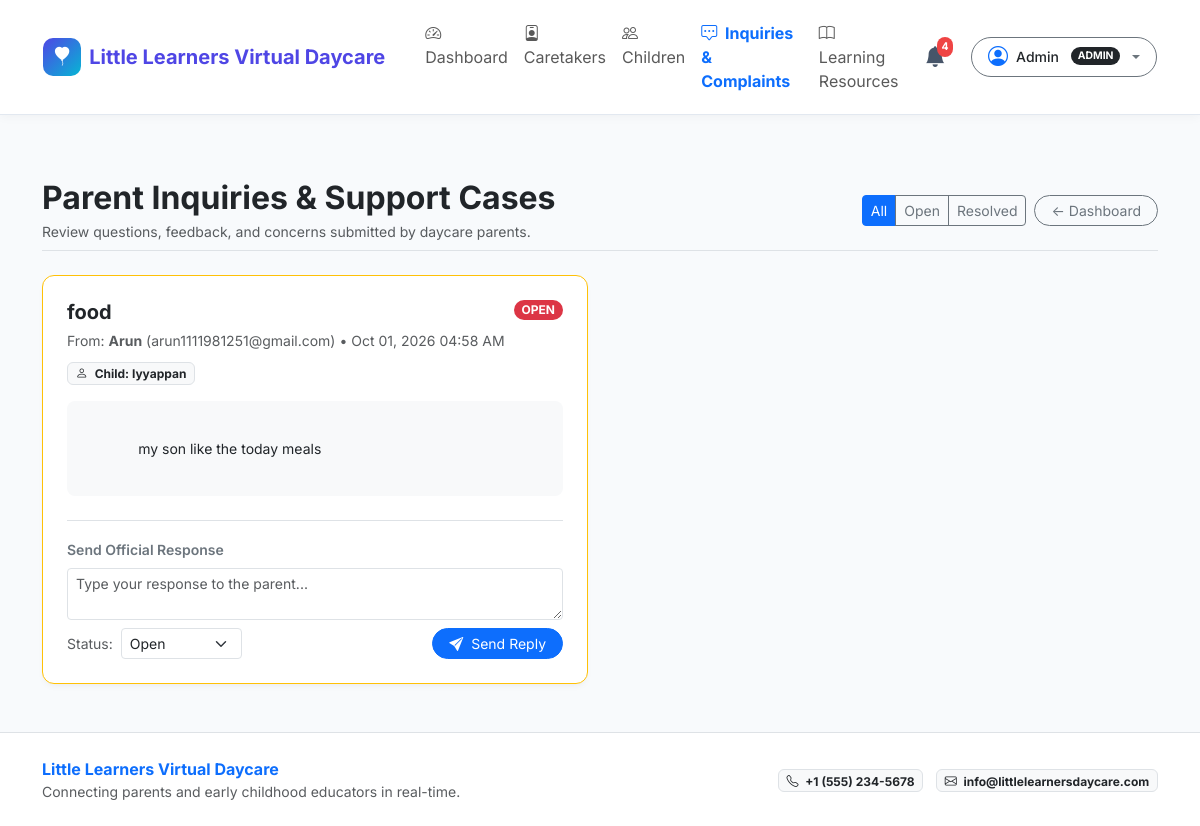
The page /admin/complaints (signed in) on the database its author committed.
### models/user.py (models this page shows, shortened)
class User(UserMixin, db.Model):
    __tablename__ = 'users'
    id = db.Column(db.Integer, primary_key=True)
    name = db.Column(db.String(120), nullable=False)
    email = db.Column(db.String(120), unique=True, nullable=False, index=True)
    password_hash = db.Column(db.String(256), nullable=False)
    role = db.Column(db.String(20), nullable=False, default='parent') # 'admin', 'caregiver', 'parent'
    phone = db.Column(db.String(30), nullable=True)
    created_at = db.Column(db.DateTime, default=datetime.utcnow)
    is_approved = db.Column(db.Boolean, default=True) # caregivers need admin approval
    reset_token = db.Column(db.String(100), nullable=True, index=True)
    reset_token_expiry = db.Column(db.DateTime, nullable=True)
    parent_children = db.relationship('Child', back_populates='parent', foreign_keys='Child.parent_id', lazy='dynamic')
    assigned_children = db.relationship('Child', back_populates='caregiver', foreign_keys='Child.caregiver_id', lazy='dynamic')
    activity_logs = db.relationship('ActivityLog', back_populates='author', lazy='dynamic')
    photos_uploaded = db.relationship('Photo', back_populates='uploader', lazy='dynamic')
    sent_messages = db.relationship('Message', back_populates='sender', foreign_keys='Message.sender_id', lazy='dynamic')
    received_messages = db.relationship('Message', back_populates='receiver', foreign_keys='Message.receiver_id', lazy='dynamic')
    notifications = db.relationship('Notification', back_populates='user', lazy='dynamic', cascade='all, delete-orphan')
    complaints = db.relationship('Complaint', back_populates='user', lazy='dynamic')
    @property
    def is_admin(self):
        return self.role == 'admin'
    @property
    def is_caretaker(self):
        return self.role in ('caretaker', 'caregiver')
    @property
    def is_caregiver(self):
        return self.is_caretaker
    @property
    def is_parent(self):
        return self.role == 'parent'
    @property
    def display_role(self):
        if self.is_caretaker:
            return "Caretaker"
        return self.role.title()

### models/complaint.py (models this page shows, shortened)
class Complaint(db.Model):
    __tablename__ = 'complaints'
    id = db.Column(db.Integer, primary_key=True)
    user_id = db.Column(db.Integer, db.ForeignKey('users.id'), nullable=False)
    child_id = db.Column(db.Integer, db.ForeignKey('children.id'), nullable=True)
    subject = db.Column(db.String(200), nullable=False)
    message = db.Column(db.Text, nullable=False)
    status = db.Column(db.String(30), default='open') # 'open', 'in_progress', 'resolved'
    admin_response = db.Column(db.Text, nullable=True)
    created_at = db.Column(db.DateTime, default=datetime.utcnow)
    updated_at = db.Column(db.DateTime, default=datetime.utcnow, onupdate=datetime.utcnow)
    user = db.relationship('User', back_populates='complaints')
    child = db.relationship('Child')
    @property
    def badge_class(self):
        badges = {
            'open': 'bg-danger',
            'in_progress': 'bg-warning text-dark',
            'resolved': 'bg-success'
        }
        return badges.get(self.status, 'bg-secondary')
    @property
    def formatted_date(self):
        return self.created_at.strftime('%b %d, %Y %I:%M %p')

### models/child.py (models this page shows, shortened)
class Child(db.Model):
    __tablename__ = 'children'
    id = db.Column(db.Integer, primary_key=True)
    name = db.Column(db.String(120), nullable=False)
    dob = db.Column(db.Date, nullable=False)
    gender = db.Column(db.String(20), nullable=True, default='unspecified')
    allergies = db.Column(db.Text, nullable=True)
    notes = db.Column(db.Text, nullable=True)
    photo_url = db.Column(db.String(255), nullable=True)
    qr_code_path = db.Column(db.String(255), nullable=True)
    parent_id = db.Column(db.Integer, db.ForeignKey('users.id'), nullable=False)
    caregiver_id = db.Column(db.Integer, db.ForeignKey('users.id'), nullable=True)
    created_at = db.Column(db.DateTime, default=datetime.utcnow)
    parent = db.relationship('User', foreign_keys=[parent_id], back_populates='parent_children')
    caregiver = db.relationship('User', foreign_keys=[caregiver_id], back_populates='assigned_children')
    activity_logs = db.relationship(
        'ActivityLog', back_populates='child', cascade='all, delete-orphan',
        order_by='ActivityLog.timestamp.desc()', lazy='dynamic'
    )
    photos = db.relationship(
        'Photo', back_populates='child', cascade='all, delete-orphan',
        order_by='Photo.timestamp.desc()', lazy='dynamic'
    )
    attendance_records = db.relationship(
        'Attendance', back_populates='child', cascade='all, delete-orphan',
        order_by='Attendance.date.desc()', lazy='dynamic'
    )
    messages = db.relationship(
        'Message', back_populates='child', cascade='all, delete-orphan',
        order_by='Message.timestamp.asc()', lazy='dynamic'
    )

### routes/admin.py (the view)
@admin_bp.route('/complaints')
def complaints():
    status_filter = request.args.get('status', 'all')
    query = Complaint.query
    if status_filter in ('open', 'in_progress', 'resolved'):
        query = query.filter_by(status=status_filter)
    complaint_list = query.order_by(Complaint.created_at.desc()).all()
    return render_template('admin/complaints.html', complaints=complaint_list, active_status=status_filter)

### templates/admin/complaints.html (shortened to what this page needs)
{% extends "base.html" %}
{% block content %}
<div class="container py-4">
  <div class="d-flex flex-column flex-md-row justify-content-between align-items-start align-items-md-center gap-2 mb-4 pb-2 border-bottom">
    <div>
      <h2 class="fw-bold text-dark mb-1">Parent Inquiries & Support Cases</h2>
      <p class="text-muted small mb-0">Review questions, feedback, and concerns submitted by daycare parents.</p>
    </div>
    <div class="d-flex gap-2">
      <div class="btn-group" role="group">
        <a href="{{ url_for('admin.complaints', status='all') }}" class="btn btn-sm {% if active_status == 'all' %}btn-primary{% else %}btn-outline-secondary{% endif %}">
          All
        </a>
        <a href="{{ url_for('admin.complaints', status='open') }}" class="btn btn-sm {% if active_status == 'open' %}btn-primary{% else %}btn-outline-secondary{% endif %}">
          Open
        </a>
        <a href="{{ url_for('admin.complaints', status='resolved') }}" class="btn btn-sm {% if active_status == 'resolved' %}btn-primary{% else %}btn-outline-secondary{% endif %}">
          Resolved
        </a>
      </div>
      <a href="{{ url_for('admin.dashboard') }}" class="btn btn-outline-secondary btn-sm rounded-pill px-3">
        &larr; Dashboard
      </a>
    </div>
  </div>
  {% if complaints %}
    <div class="row g-4">
      {% for c in complaints %}
        <div class="col-lg-6">
          <div class="card card-custom h-100 p-4 border {% if c.status == 'open' %}border-warning{% endif %}">
            <div class="d-flex justify-content-between align-items-start mb-2">
              <div>
                <h5 class="fw-bold text-dark mb-1">{{ c.subject }}</h5>
                <small class="text-muted">
                  From: <strong>{{ c.user.name }}</strong> ({{ c.user.email }}) &bull; {{ c.formatted_date }}
                </small>
              </div>
              <span class="badge {{ c.badge_class }} rounded-pill text-uppercase px-2 py-1">
                {{ c.status }}
              </span>
            </div>
            {% if c.child %}
              <div class="mb-2">
                <span class="badge bg-light text-dark border">
                  <i class="bi bi-person me-1"></i> Child: {{ c.child.name }}
                </span>
              </div>
            {% endif %}
            <div class="p-3 bg-light rounded-3 my-2 text-dark small" style="white-space: pre-wrap;">
              {{ c.message }}
            </div>
            <div class="mt-3 pt-3 border-top">
              <form method="POST" action="{{ url_for('admin.respond_complaint', complaint_id=c.id) }}">
                <div class="mb-2">
                  <label class="form-label fw-semibold small text-secondary">
                    {% if c.admin_response %}Update Response{% else %}Send Official Response{% endif %}
                  </label>
                  <textarea class="form-control form-control-sm" name="admin_response" rows="2" placeholder="Type your response to the parent..." required>{{ c.admin_response or '' }}</textarea>
                </div>
                <div class="d-flex justify-content-between align-items-center">
                  <div class="d-flex align-items-center gap-2">
                    <label class="small text-muted mb-0">Status:</label>
                    <select class="form-select form-select-sm" name="status" style="width: auto;">
                      <option value="open" {% if c.status == 'open' %}selected{% endif %}>Open</option>
                    </select>
                  </div>
                  <button type="submit" class="btn btn-sm btn-primary rounded-pill px-3">
                    <i class="bi bi-send-fill me-1"></i> Send Reply
                  </button>
                </div>
              </form>
            </div>
          </div>
        </div>
      {% endfor %}
    </div>
  {% else %}
    <div class="card card-custom p-5 text-center text-muted">
      <i class="bi bi-check2-circle text-success" style="font-size: 3rem;"></i>
      <h5 class="fw-bold text-dark mt-2">No Inquiries Found</h5>
      <p class="small mb-0">No support tickets match the selected filter.</p>
    </div>
  {% endif %}
</div>
{% endblock %}

### templates/base.html (shortened to what this page needs)
<!DOCTYPE html>
<html lang="en">
<head>
  <link href="https://cdn.jsdelivr.net/npm/bootstrap@5.3.3/dist/css/bootstrap.min.css" rel="stylesheet">
  <link href="https://cdn.jsdelivr.net/npm/bootstrap-icons@1.11.3/font/bootstrap-icons.min.css" rel="stylesheet">
  <link rel="stylesheet" href="{{ url_for('static', filename='css/style.css') }}">
</head>
<body>
  <nav class="navbar navbar-expand-lg navbar-custom sticky-top">
    <div class="container-fluid px-lg-4">
      <a class="navbar-brand brand-logo" href="{{ url_for('index') }}">
        <div class="brand-icon">
          <i class="bi bi-balloon-heart-fill"></i>
        </div>
        <span>{{ daycare_name }}</span>
      </a>
      <div class="collapse navbar-collapse" id="navbarMain">
        <ul class="navbar-nav me-auto mb-2 mb-lg-0 ms-lg-3">
          {% if current_user.is_authenticated %}
            {% if current_user.is_admin %}
              <li class="nav-item">
                <a class="nav-link {% if request.endpoint == 'admin.dashboard' %}active fw-bold text-primary{% endif %}" href="{{ url_for('admin.dashboard') }}">
                  <i class="bi bi-speedometer2 me-1"></i> Dashboard
                </a>
              </li>
              <li class="nav-item">
                <a class="nav-link {% if 'caregiver' in request.endpoint %}active fw-bold text-primary{% endif %}" href="{{ url_for('admin.caregivers') }}">
                  <i class="bi bi-person-badge me-1"></i> Caretakers
                </a>
              </li>
              <li class="nav-item">
                <a class="nav-link {% if 'children' in request.endpoint or 'child' in request.endpoint %}active fw-bold text-primary{% endif %}" href="{{ url_for('admin.children') }}">
                  <i class="bi bi-people me-1"></i> Children
                </a>
              </li>
              <li class="nav-item">
                <a class="nav-link {% if 'complaint' in request.endpoint %}active fw-bold text-primary{% endif %}" href="{{ url_for('admin.complaints') }}">
                  <i class="bi bi-chat-square-dots me-1"></i> Inquiries & Complaints
                </a>
              </li>
              <li class="nav-item">
                <a class="nav-link {% if 'learning' in request.endpoint %}active fw-bold text-primary{% endif %}" href="{{ url_for('admin.learning') }}">
                  <i class="bi bi-book me-1"></i> Learning Resources
                </a>
              </li>
            {% endif %}
          {% endif %}
        </ul>
        <div class="d-flex align-items-center gap-3">
          {% if current_user.is_authenticated %}
            <div class="dropdown">
              <button class="notification-bell-btn position-relative" type="button" id="notificationBellBtn" data-bs-toggle="dropdown" aria-expanded="false">
                <i class="bi bi-bell-fill"></i>
                <span id="notificationBadge" class="notification-badge {% if unread_notifs_count == 0 %}d-none{% endif %}">
                  {{ unread_notifs_count }}
                </span>
              </button>
            </div>
            <div class="dropdown">
              <button class="btn btn-sm btn-outline-secondary dropdown-toggle d-flex align-items-center gap-2 rounded-pill px-3 py-1" type="button" data-bs-toggle="dropdown" aria-expanded="false">
                <i class="bi bi-person-circle fs-5 text-primary"></i>
                <span class="fw-medium text-dark">{{ current_user.name }}</span>
                <span class="badge {% if current_user.is_admin %}bg-dark{% elif current_user.is_caregiver %}bg-success{% else %}bg-primary{% endif %} rounded-pill ms-1 text-uppercase" style="font-size: 0.65rem;">
                  {{ current_user.display_role }}
                </span>
              </button>
            </div>
          {% else %}
            <a href="{{ url_for('auth.login') }}" class="btn btn-outline-primary btn-sm px-3 rounded-pill fw-medium">Sign In</a>
            <a href="{{ url_for('auth.register') }}" class="btn btn-primary btn-sm px-3 rounded-pill fw-medium">Register</a>
          {% endif %}
        </div>
      </div>
    </div>
  </nav>
  <div class="toast-container position-fixed bottom-0 end-0 p-3" id="toastContainer" style="z-index: 1090;"></div>
  <main class="py-4">
    {% block content %}{% endblock %}
  </main>
  <footer class="bg-white border-top py-4 mt-auto">
    <div class="container">
      <div class="row align-items-center gy-3">
        <div class="col-md-6 text-center text-md-start">
          <span class="fw-bold text-primary">{{ daycare_name }}</span>
          <p class="text-muted small mb-0">Connecting parents and early childhood educators in real-time.</p>
        </div>
        <div class="col-md-6 text-center text-md-end">
          <span class="badge bg-light text-dark border me-2"><i class="bi bi-telephone me-1"></i> {{ daycare_phone }}</span>
          <span class="badge bg-light text-dark border"><i class="bi bi-envelope me-1"></i> {{ daycare_email }}</span>
        </div>
      </div>
    </div>
  </footer>
</body>
</html>

### rows shown on the page
User: name "Admin", display_role "ADMIN"
Complaint: subject "food", user.name "Arun", user.email "arun1111981251@gmail.com", formatted_date "Oct 01, 2026 04:58 AM", status "OPEN", child.name "Iyyappan", message "my son like the today meals", shows "Send Official Response", status "Open"

### other values the page prints
{{ daycare_name }} "Little Learners Virtual Daycare"
{{ unread_notifs_count }} "4"
{{ daycare_phone }} "+1 (555) 234-5678"
{{ daycare_email }} "info@littlelearnersdaycare.com"
